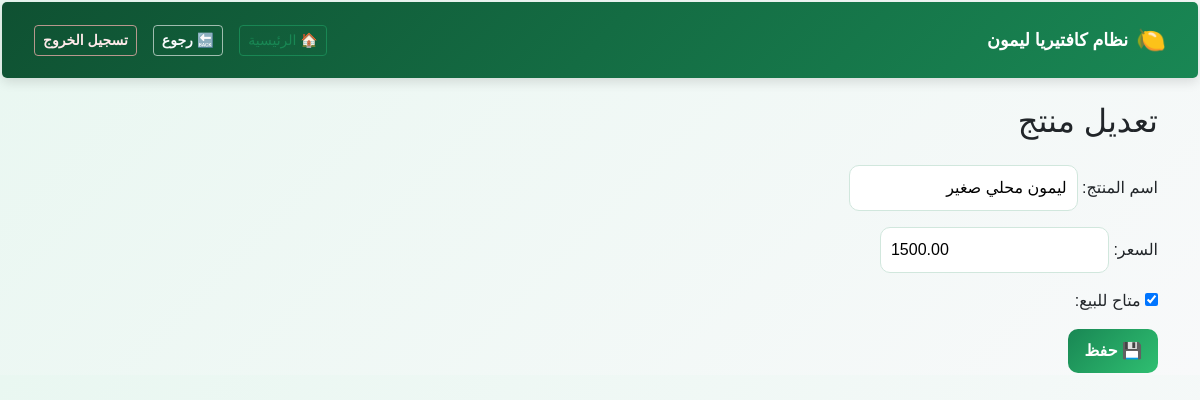
/inventory/edit/1/ (signed in), run on the app's committed database.
### inventory/models.py (models this page shows, shortened)
class Product(models.Model):
    name = models.CharField("اسم المنتج", max_length=100)
    price = models.DecimalField("السعر", max_digits=10, decimal_places=2)
    is_active = models.BooleanField("متاح للبيع", default=True)

### inventory/views.py (the view)
# urls.py: path('edit/<int:pk>/', views.product_update, name='product_update'),
@login_required
@user_passes_test(is_manager)
def product_update(request, pk):
    product = get_object_or_404(Product, pk=pk)
    if request.method == 'POST':
        form = ProductForm(request.POST, instance=product)
        if form.is_valid():
            form.save()
            return redirect('inventory:product_list')
    else:
        form = ProductForm(instance=product)
    return render(request, 'inventory/product_form.html', {
        'form': form,
        'title': 'تعديل منتج'
    })

### inventory/forms.py
class ProductForm(forms.ModelForm):
    class Meta:
        model = Product
        fields = ['name', 'price', 'is_active']
        labels = {
            'name': 'اسم المنتج',
            'price': 'السعر',
            'is_active': 'متاح للبيع',
        }

### pos_system/utils.py (called while the page is built)
def is_manager(user):
    return user.is_authenticated and user.role == 'manager'

### templates/inventory/product_form.html (shortened to what this page needs)
{% extends "base.html" %}
{% block content %}
<h2 class="mb-4">{{ title }}</h2>
<form method="POST">
    <div class="mb-3">
        {{ form.name.label_tag }}
        {{ form.name }}
    </div>
    <div class="mb-3">
        {{ form.price.label_tag }}
        {{ form.price }}
    </div>
    <div class="mb-3">
        {{ form.is_active }}
        {{ form.is_active.label_tag }}
    </div>
    <button type="submit" class="btn btn-green">
        💾 حفظ
    </button>
</form>
{% endblock %}

### static/css/style.css (style rules this page uses)
:root { --green-dark: #0f5132; --green-main: #198754; --green-light: #d1e7dd; --green-soft: #e9f7f1; --text-dark: #212529; --white: #ffffff; --accent-dark: #1f2a37; --accent-main: #334155; --accent-soft: #eef2f7; --border-soft: #e2e8f0; }
body { direction: rtl; font-family: "Cairo", sans-serif; background: linear-gradient(135deg, #e9f7f1, #f8f9fa); padding: 2px; color: var(--text-dark); }
.btn-green { background: linear-gradient(135deg, var(--green-main), #2fbf71); color: var(--white); border: none; border-radius: 10px; padding: 10px 16px; font-weight: bold; cursor: pointer; transition: transform 0.15s ease, box-shadow 0.15s ease; }
input, select { border-radius: 10px; border: 1px solid var(--green-light); padding: 10px; font-family: "Cairo", sans-serif; }

### data on the page
Product: name "ليمون محلي صغير", price "1500.00", is_active "☑"

### other printed values
{{ title }} "تعديل منتج"
